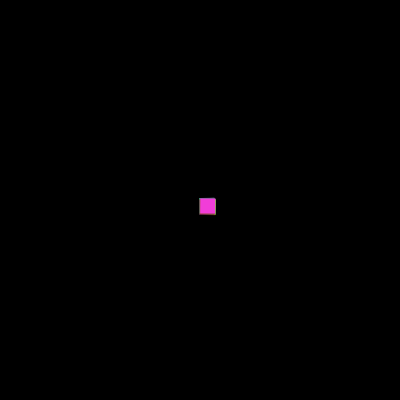
Frame 1 (no input)
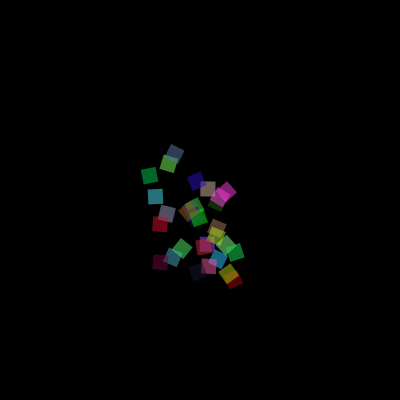
Frame 60 (the mouse pressed at the canvas centre just before this capture)
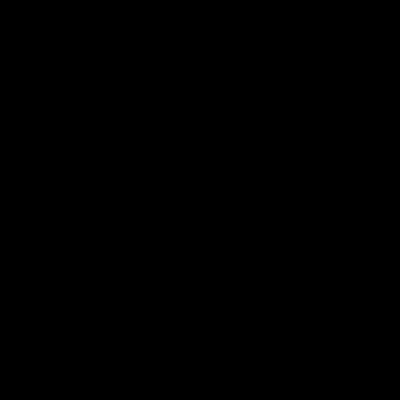
Frame 120 (the mouse held since frame 60 and released just before this capture)

The Processing sketch that drew these frames (run headless with seeded random() and noise(); from frame 60 on, the mouse is pressed at the canvas centre):

// Processing sketch: sketch_03_Particles_Confetti
// ── sketch_03_Particles_Confetti.pde

ParticleSystem ps;
PVector gravity;

void setup(){
  background(0);
  size(400,400);
  
  gravity = new PVector(0, 0.002);
  ps = new ParticleSystem();
}

void draw(){
  background(0);
  ps.applyForce(gravity);
  ps.run();
}
  
// ── Confetti.pde
class Confetti extends Particle{
  
   int red;
   int green;
   int blue;
  
  Confetti(float x_, float y_){
    super(x_, y_);
    
    red =  (int) random(255);
    green = (int) random(255);
    blue = (int) random(255);
    
    
  }
  
   void display(){
    fill(red, green, blue, lifeSpan);
    float theta = map(loc.x,0, width, 0 , 2*TWO_PI);
    noStroke();
    pushMatrix();
    translate(loc.x, loc.y);
    rotate(theta);
    rect(0, 0, 15, 15);
    popMatrix();
  }
  
  
  
  
}
// ── Particle.pde
class Particle{
  
  PVector loc;
  PVector vel;
  PVector accel;
  
  float lifeSpan;
  
  float mass =1;
  
  float startX;
  float startY;

  Particle(float x_, float y_){
    loc = new PVector(x_, y_);
    vel = new PVector(random(-1, 1), random(-2, 0));
    accel = new PVector(0, 0);
    
    startX = x_;
    startY = y_;
    
    lifeSpan = 255;
  }
  
    
  void run(){
    update();
    display();
    
  }
  
  void update(){
    vel.add(accel);
    loc.add(vel);
    
    lifeSpan -= 2;
      

  }
  
  void display(){
    fill(255, lifeSpan);
    float theta = map(loc.x, 0, width, 0 , TWO_PI);
    noStroke();
    pushMatrix();
    translate(loc.x, loc.y);
    rotate(theta);
    ellipse(0, 0, 15, 15);
    popMatrix();
  }
  
   void applyForce(PVector v){
    accel.add(PVector.div(v,mass));
  }
  
    void ignoreForce(PVector v){
    accel.sub(PVector.div(v,mass));
  }
  
  boolean isDead(){
    if(lifeSpan < 0){
      return true;
    }else{
       return false;
    }
   }
  
  void reset(){
    loc.x = startX;
    loc.y = startY;
    vel.mult(0);

  }
}
// ── ParticleSystem.pde
class ParticleSystem{
  
  ArrayList<Particle> particles;
  
  PVector loc;
  
  ParticleSystem(){
    particles = new ArrayList<Particle>();
    
    loc = new PVector(width/2, height/2);
    
    float total = 30;
    
    for(int i=0; i < total; i++){
      particles.add( new Confetti(loc.x, loc.y));
    }  
    
  }
  
  void run(){
    for(int i= particles.size() -1; i >= 0; i--){
      particles.get(i).update();
      particles.get(i).display();
      
      if(particles.get(i).isDead()){
        particles.remove(i);
        float r = random(1);
          if( r < (float) 1/2){             // Viktig konstig grej
            particles.add( new Confetti(loc.x, loc.y));
          }else{
            particles.add( new Particle(loc.x, loc.y));
          }
      }
    }
  }
  
  void addParticle(Particle p){
    particles.add(p);
  }
  
  void applyForce(PVector v){
    for(Particle p : particles){
      p.applyForce(v);
    }
  }
  
  
}
